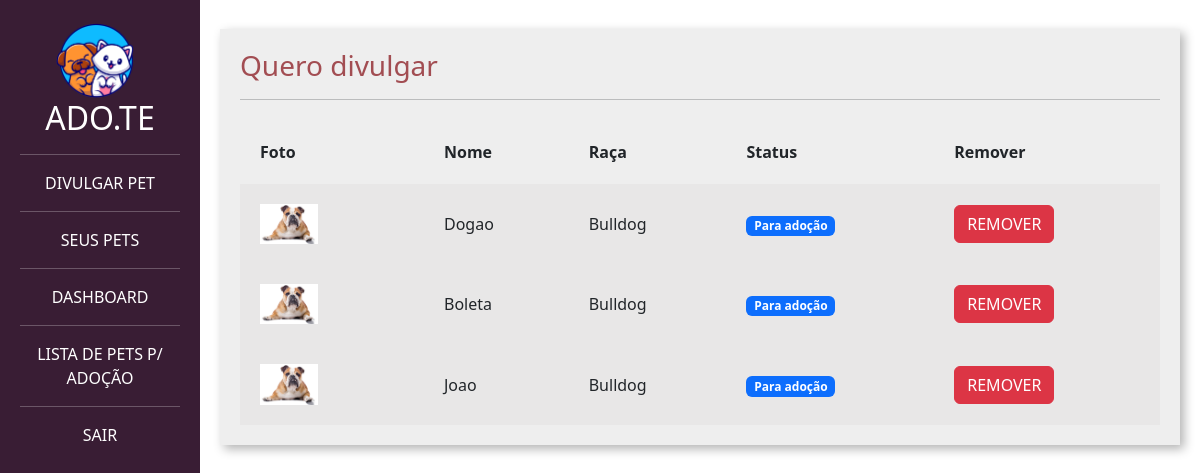
The page /divulgar/seus_pets/ (signed in) on the database as committed earlier.
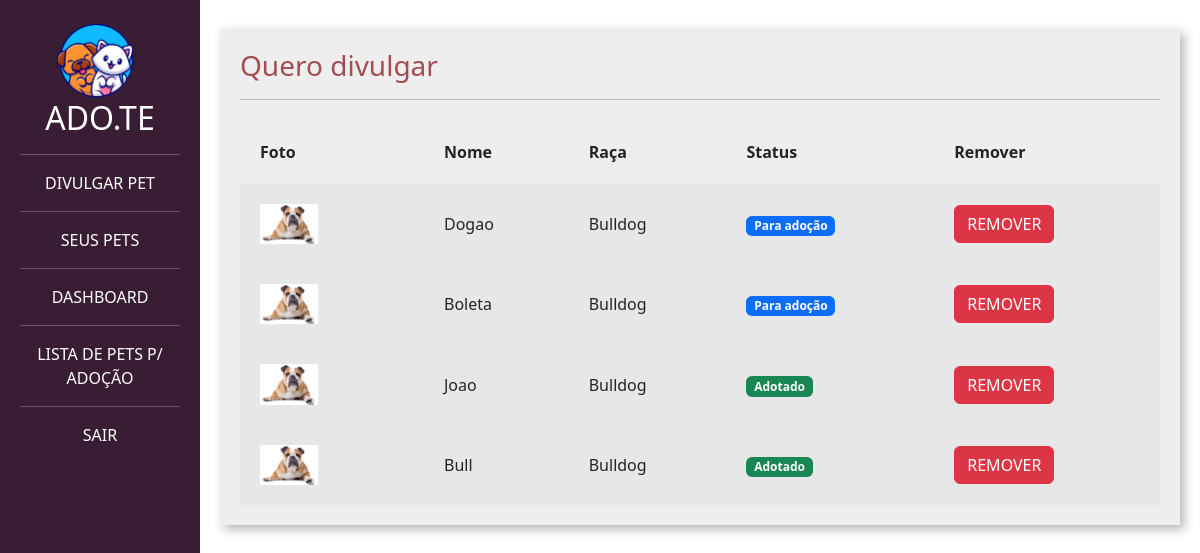
The same page on the database as committed later.
### divulgar/models.py (models this page shows, shortened)
class Pet(models.Model):
    choices_status = (('P','Para adoção'),
              ('A','Adotado'))
    usuario = models.ForeignKey(User, on_delete=models.DO_NOTHING)
    foto = models.ImageField(upload_to="fotos_pets")
    nome = models.CharField(max_length=20)
    descricao = models.TextField()
    estado = models.CharField(max_length=50)
    cidade =  models.CharField(max_length=50)
    telefone = models.CharField(max_length=50)
    tags = models.ManyToManyField(Tag)
    raca = models.ForeignKey(Raca, on_delete=models.DO_NOTHING)
    status = models.CharField(max_length=2,choices=choices_status, default='P')

class Raca(models.Model):
    raca = models.CharField(max_length=50)
    def __str__(self):
        return self.raca

### divulgar/views.py (the view)
# urls.py: path('seus_pets/', views.seus_pets, name="seus_pets"),
def seus_pets(request):
    if request.method =="GET":
        pets = Pet.objects.filter(usuario = request.user)
        return render(request,'seus_pets.html',{'pets':pets})

### divulgar/templates/seus_pets.html (shortened to what this page needs)
{% load static %}
<!doctype html>
<html lang="pt-BR">
    <head>
    <link href="https://cdn.jsdelivr.net/npm/bootstrap@5.3.0-alpha1/dist/css/bootstrap.min.css" rel="stylesheet">
    <link href="{% static 'usuarios/css/cadastro.css' %}" rel="stylesheet">
    <link href="{% static 'divulgar/css/novo_pet.css' %}" rel="stylesheet">
    <link href="{% static 'divulgar/css/seus_pet.css' %}" rel="stylesheet">
    </head>
    <body>
        <div class="container-fluid">
            <div class="row">
                <div class="col-md-2 bg-side sidebar">
                    <img src="{% static 'usuarios/img/logo_adote.png' %}" width="50%">
                    <h2>ADO.TE</h2>
                    <hr>
                    <a class="nav-link" href="{% url 'novo_pet' %}">DIVULGAR PET</a>
                    <hr>
                    <a class="nav-link" href="{% url 'seus_pets' %}">SEUS PETS</a>
                    <hr>
                    <a class="nav-link" href="{% url 'dashboard' %}">DASHBOARD</a>
                    <hr>
                    <a class="nav-link" href="{% url 'listar_pets' %}">LISTA DE PETS P/ ADOÇÃO</a>
                    <hr>
                    <a class="nav-link" href="{% url 'sair' %}">SAIR</a>
                </div>
                <div class="col-md">
                    <div class="wrapper">
                        <div class="box width80">
                            <h3 class="font-vinho">Quero divulgar</h3>
                            <hr>
                             <table class="tabela" cellpadding="20">
                                <tr>
                                    <th>Foto</th>
                                    <th>Nome</th>
                                    <th>Raça</th>
                                    <th>Status</th>
                                    <th>Remover</th>
                                </tr>
                                {% for pet in pets %}
                                    <tr class="tabela-linha">
                                        <td width="20%">
                                            <img width="40%" src="{{pet.foto.url}}">
                                        </td>
                                        <td>
                                            {{pet.nome}}
                                        </td>
                                        <td>
                                            {{pet.raca}}
                                        </td>
                                        <td>
                                            {% if pet.status == "P" %}
                                            <span class="badge text-bg-primary">Para adoção</span>
                                           {% elif pet.status == "A" %}
                                           <span class="badge text-bg-success">Adotado</span>
                                           {% endif %}
                                        </td>
                                        <td>
                                            <a href="{% url 'remover_pet' pet.id %}" class="btn btn-danger">REMOVER</a>
                                        </td>
                                        {% endfor %}
                                    </tr>
                            </table>
                        </div>
                    </div>
                </div>
            </div>
        </div>
    </body>
</html>

Rows that differ between the two databases and show on the page:
changed Pet "Joao": status "Para adoção" → "Adotado"
added Pet: foto (picture), nome "Bull", raca "Bulldog", status "Adotado"
